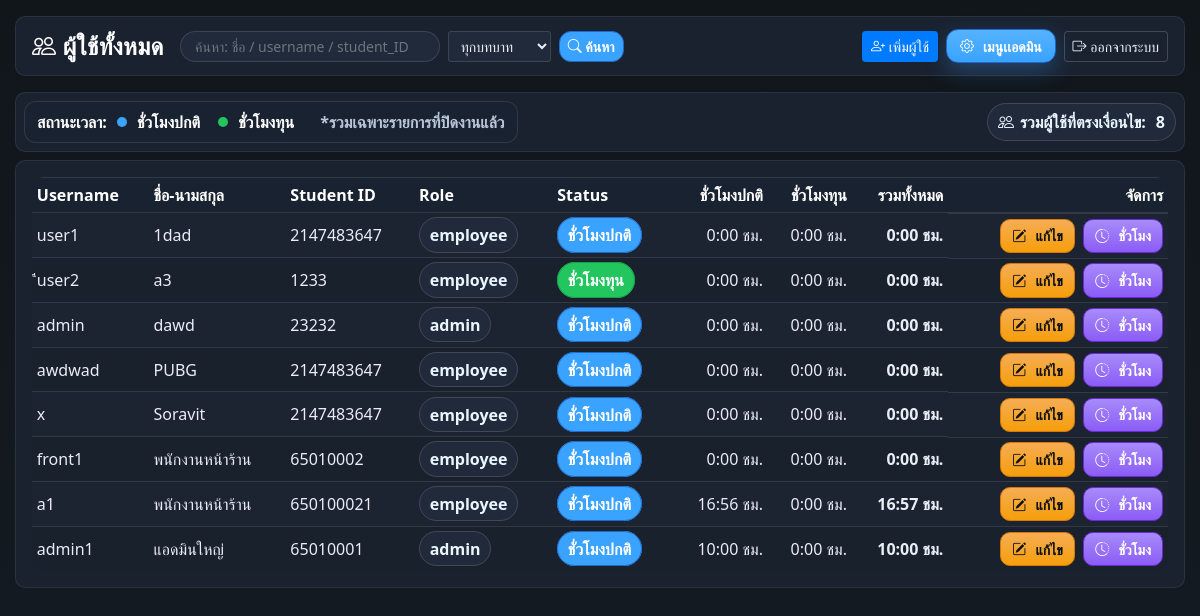
The page /admin/users_list.php (signed in) on the database its author committed.
### tables this page shows
CREATE TABLE IF NOT EXISTS `users` (
  `user_id` int(11) NOT NULL AUTO_INCREMENT,
  `username` varchar(50) NOT NULL,
  `password` varchar(255) NOT NULL,
  `student_ID` int(11) NOT NULL,
  `name` varchar(100) NOT NULL,
  `role` enum('admin','employee') NOT NULL DEFAULT 'employee',
  `status` enum('ชั่วโมงทุน','ชั่วโมงปกติ') NOT NULL DEFAULT 'ชั่วโมงปกติ',
  `default_hour_type` enum('normal','fund') NOT NULL DEFAULT 'normal',
  PRIMARY KEY (`user_id`),
  UNIQUE KEY `username` (`username`)
);

### admin/users_list.php (the view, shortened to what this page needs)
<?php
require __DIR__ . '/../db.php';
$conn->set_charset('utf8mb4');
function h($s){ return htmlspecialchars((string)$s, ENT_QUOTES, 'UTF-8'); }
function fmtHM(int $sec): string {
  if ($sec <= 0) return '0:00 ชม.';
  $h = intdiv($sec, 3600);
  $m = intdiv($sec % 3600, 60);
  return $h . ':' . str_pad((string)$m, 2, '0', STR_PAD_LEFT) . ' ชม.';
}
$q    = trim((string)($_GET['q'] ?? ''));
$where  = '1=1';
$types  = '';
$params = [];
$sql = "
  SELECT
    u.user_id, u.username, u.student_ID, u.name, u.role, u.status,
    COALESCE(SUM(CASE
      WHEN a.time_out <> '00:00:00' AND a.hour_type = 'fund'
      THEN TIMESTAMPDIFF(SECOND, CONCAT(a.date_in,' ',a.time_in), CONCAT(a.date_out,' ',a.time_out))
      ELSE 0 END
    ),0) AS sec_fund,
    COALESCE(SUM(CASE
      WHEN a.time_out <> '00:00:00' AND a.hour_type = 'normal'
      THEN TIMESTAMPDIFF(SECOND, CONCAT(a.date_in,' ',a.time_in), CONCAT(a.date_out,' ',a.time_out))
      ELSE 0 END
    ),0) AS sec_normal
  FROM users u
  LEFT JOIN attendance a ON a.user_id = u.user_id
  WHERE $where
  GROUP BY u.user_id, u.username, u.student_ID, u.name, u.role, u.status
  ORDER BY u.name ASC, u.student_ID ASC, u.username ASC
";
if ($types !== '') {
  $stmt = $conn->prepare($sql);
  $stmt->bind_param($types, ...$params);
  $stmt->execute();
  $users = $stmt->get_result();
  $stmt->close();
} else {
  $users = $conn->query($sql);
}
?>
<!doctype html>
<html lang="th">
<head>
<link rel="stylesheet" href="https://stackpath.bootstrapcdn.com/bootstrap/4.5.2/css/bootstrap.min.css">
<link rel="stylesheet" href="https://cdn.jsdelivr.net/npm/bootstrap-icons@1.10.5/font/bootstrap-icons.css">
</head>
<body>
<div class="container-xl py-3">
  <div class="topbar d-flex align-items-center justify-content-between mb-3">
    <div class="d-flex align-items-center flex-wrap">
      <h4 class="brand mb-0 mr-3"><i class="bi bi-people"></i> ผู้ใช้ทั้งหมด</h4>
      <form class="form-inline" method="get">
        <input name="q" class="form-control form-control-sm searchbox mr-2"
               value="<?= h($q) ?>" type="search"
               placeholder="ค้นหา: ชื่อ / username / student_ID" aria-label="ค้นหา">
        <select name="role" class="form-control form-control-sm mr-2" style="background:var(--surface-3);color:var(--text-normal);border:1px solid rgba(255,255,255,.12)">
          <option value="">ทุกบทบาท</option>
        </select>
        <button class="btn btn-sm btn-ghost"><i class="bi bi-search"></i> ค้นหา</button>
      </form>
    </div>
    <div class="d-flex align-items-center">
      <a href="add_user.php" class="btn btn-primary btn-sm mr-2"><i class="bi bi-person-plus"></i> เพิ่มผู้ใช้</a>
      <a href="adminmenu.php" class="btn btn-admin btn-sm mr-2"><i class="bi bi-gear"></i> เมนูเเอดมิน</a>
      <a class="btn btn-sm btn-outline-light" href="../logout.php"><i class="bi bi-box-arrow-right"></i> ออกจากระบบ</a>
    </div>
  </div>
  <div class="cardx p-2 mb-2">
    <div class="d-flex align-items-center justify-content-between flex-wrap">
      <div class="legend mb-2 mb-sm-0">
        <span>สถานะเวลา:</span>
        <span class="dot dot-norm"></span> ชั่วโมงปกติ
        <span class="dot dot-fund ml-2"></span> ชั่วโมงทุน
        <span class="ml-3" style="color:var(--text-muted);font-weight:600">*รวมเฉพาะรายการที่ปิดงานแล้ว</span>
      </div>
      <div class="kpi-chip"><i class="bi bi-people"></i> รวมผู้ใช้ที่ตรงเงื่อนไข: <strong class="ml-1"><?= isset($users)&&$users instanceof mysqli_result ? (int)$users->num_rows : 0 ?></strong></div>
    </div>
  </div>
  <div class="cardx p-3">
    <div class="table-wrap">
      <table class="table table-sm mb-0">
        <thead>
          <tr>
            <th class="c-user">Username</th>
            <th class="c-name">ชื่อ-นามสกุล</th>
            <th class="c-sid">Student ID</th>
            <th class="c-role">Role</th>
            <th class="c-status">Status</th>
            <th class="c-norm text-right">ชั่วโมงปกติ</th>
            <th class="c-fund text-right">ชั่วโมงทุน</th>
            <th class="c-total text-right">รวมทั้งหมด</th>
            <th class="c-act text-right">จัดการ</th>
          </tr>
        </thead>
        <tbody>
        <?php if ($users && $users->num_rows > 0): ?>
          <?php while($u = $users->fetch_assoc()):
            $sec_fund   = (int)($u['sec_fund'] ?? 0);
            $sec_normal = (int)($u['sec_normal'] ?? 0);
            $sec_total  = $sec_fund + $sec_normal;
          ?>
            <tr>
              <td class="c-user"><?= h($u['username']) ?></td>
              <td class="c-name"><?= h($u['name']) ?></td>
              <td class="c-sid"><?= h($u['student_ID'] ?? '') ?></td>
              <td class="c-role"><span class="badge-role"><?= h($u['role'] ?: '-') ?></span></td>
              <td class="c-status">
                <?php if($u['status']==='ชั่วโมงทุน'): ?>
                  <span class="badge-status badge-status-fund">ชั่วโมงทุน</span>
                <?php else: ?>
                  <span class="badge-status badge-status-norm">ชั่วโมงปกติ</span>
                <?php endif; ?>
              </td>
              <td class="c-norm text-right"><?= fmtHM($sec_normal) ?></td>
              <td class="c-fund text-right"><?= fmtHM($sec_fund) ?></td>
              <td class="c-total text-right"><strong><?= fmtHM($sec_total) ?></strong></td>
              <td class="c-act text-right col-actions">
                <a class="btn btn-edit btn-sm" href="edit_user.php?id=<?= (int)$u['user_id'] ?>" title="แก้ไข">
                  <i class="bi bi-pencil-square"></i> <span class="label">แก้ไข</span>
                </a>
                <a class="btn btn-hours btn-sm" href="user_detail.php?id=<?= (int)$u['user_id'] ?>" title="ชั่วโมง">
                  <i class="bi bi-clock-history"></i> <span class="label">ชั่วโมง</span>
                </a>
              </td>
            </tr>
          <?php endwhile; ?>
        <?php else: ?>
          <tr><td colspan="9" class="text-center" style="color:var(--text-muted)">ไม่พบผู้ใช้</td></tr>
        <?php endif; ?>
        </tbody>
      </table>
    </div>
  </div>
</div>
</body>
</html>

### admin/users_list.php (style rules this page uses)
:root { --bg1:#11161b; --bg2:#141b22; --surface:#1a2230; --surface-2:#192231; --surface-3:#202a3a; --text-strong:#ffffff; --text-normal:#e9eef6; --text-muted:#b9c6d6; --brand-500:#3aa3ff; --radius:10px; }
html,body { height:100% }
body { margin:0; background:linear-gradient(180deg,var(--bg1),var(--bg2)); color:var(--text-normal); font-family:"Segoe UI",Tahoma,Arial,sans-serif; font-size:16px; }
.container-xl { max-width:1400px }
.topbar { position:sticky; top:0; z-index:50; padding:12px 16px; border-radius:var(--radius); background:var(--surface); border:1px solid rgba(255,255,255,.08); }
.brand { font-weight:900; letter-spacing:.3px; color:var(--text-strong) }
.searchbox { background: var(--surface-3); border:1px solid rgba(255,255,255,.12); color:var(--text-normal); border-radius:999px; padding:.45rem .9rem; min-width:260px; }
.btn-ghost { background:var(--brand-500); border:1px solid #1e6acc; color:#fff; font-weight:800; border-radius:12px; }
.btn-outline-light { color:#eaf2ff; border-color: rgba(255,255,255,.18) }
.cardx { background:var(--surface); color:var(--text-normal); border:1px solid rgba(255,255,255,.08); border-radius:var(--radius); }
.table-wrap { max-height:68vh; overflow:auto; border-radius:12px }
.table { color:var(--text-normal); table-layout:auto; }
.table thead th { position:sticky; top:0; z-index:1; background:var(--surface-2); color:var(--text-strong); border-bottom:1px solid rgba(255,255,255,.10); font-weight:800; }
.table td,.table th { border-color:rgba(255,255,255,.10)!important; vertical-align:middle!important; white-space:nowrap; }
.table tbody tr:nth-child(odd) { background:#1c2432 }
.table tbody tr:nth-child(even) { background:#19212d }
.badge-role { padding:.35rem .6rem; border-radius:999px; font-weight:800; background:var(--surface-3); color:#eaf6ff; border:1px solid rgba(255,255,255,.14) }
.badge-status { padding:.35rem .6rem; border-radius:999px; font-weight:800 }
.badge-status-fund { background:#22c55e; color:#fff; border:1px solid #16a34a }
.badge-status-norm { background:#3aa3ff; color:#fff; border:1px solid #1e6acc }
.legend { display:flex; align-items:center; gap:10px; flex-wrap:wrap; color:var(--text-strong); background:var(--surface-2); border:1px solid rgba(255,255,255,.10); border-radius:12px; padding:8px 12px; font-weight:700 }
.dot { width:10px;height:10px;border-radius:50% }
.dot-fund { background:#22c55e }
.dot-norm { background:#3aa3ff }
.kpi-chip { display:inline-flex; align-items:center; gap:6px; background:var(--surface-3); color:#eaf6ff; border:1px solid rgba(255,255,255,.14); border-radius:999px; padding:6px 10px; font-weight:800 }
.btn-admin { background:linear-gradient(180deg,#56b2ff,#3aa3ff); border:1px solid #1e6acc; color:#fff!important; font-weight:900; border-radius:12px; padding:.35rem .8rem; box-shadow:0 8px 22px rgba(58,163,255,.28) }
.btn-admin .bi { margin-right:.35rem }
.col-actions { display:flex; justify-content:flex-end; gap:8px; flex-wrap:wrap }
.btn-edit { background:linear-gradient(180deg,#f6ad55,#f59e0b); border:1px solid #d97706; color:#0b0f16!important; font-weight:900; border-radius:10px; padding:.35rem .7rem }
.btn-hours { background:linear-gradient(180deg,#a78bfa,#8b5cf6); border:1px solid #6d28d9; color:#fff!important; font-weight:900; border-radius:10px; padding:.35rem .7rem }
.btn-edit .bi,.btn-hours .bi { margin-right:.35rem }

### rows shown on the page
users: username "user1", name "1dad", student_ID "2147483647", role "employee", status "ชั่วโมงปกติ", sec_normal "0:00 ชม.", sec_fund "0:00 ชม.", sec_total "0:00 ชม."
users: username "ีีuser2", name "a3", student_ID "1233", role "employee", status "ชั่วโมงทุน", sec_normal "0:00 ชม.", sec_fund "0:00 ชม.", sec_total "0:00 ชม."
users: username "admin", name "dawd", student_ID "23232", role "admin", status "ชั่วโมงปกติ", sec_normal "0:00 ชม.", sec_fund "0:00 ชม.", sec_total "0:00 ชม."
users: username "awdwad", name "PUBG", student_ID "2147483647", role "employee", status "ชั่วโมงปกติ", sec_normal "0:00 ชม.", sec_fund "0:00 ชม.", sec_total "0:00 ชม."
users: username "x", name "Soravit", student_ID "2147483647", role "employee", status "ชั่วโมงปกติ", sec_normal "0:00 ชม.", sec_fund "0:00 ชม.", sec_total "0:00 ชม."
users: username "front1", name "พนักงานหน้าร้าน", student_ID "65010002", role "employee", status "ชั่วโมงปกติ", sec_normal "0:00 ชม.", sec_fund "0:00 ชม.", sec_total "0:00 ชม."
users: username "a1", name "พนักงานหน้าร้าน", student_ID "650100021", role "employee", status "ชั่วโมงปกติ", sec_normal "16:56 ชม.", sec_fund "0:00 ชม.", sec_total "16:57 ชม."
users: username "admin1", name "แอดมินใหญ่", student_ID "65010001", role "admin", status "ชั่วโมงปกติ", sec_normal "10:00 ชม.", sec_fund "0:00 ชม.", sec_total "10:00 ชม."

### other values the page prints
$users->num_rows "8"
